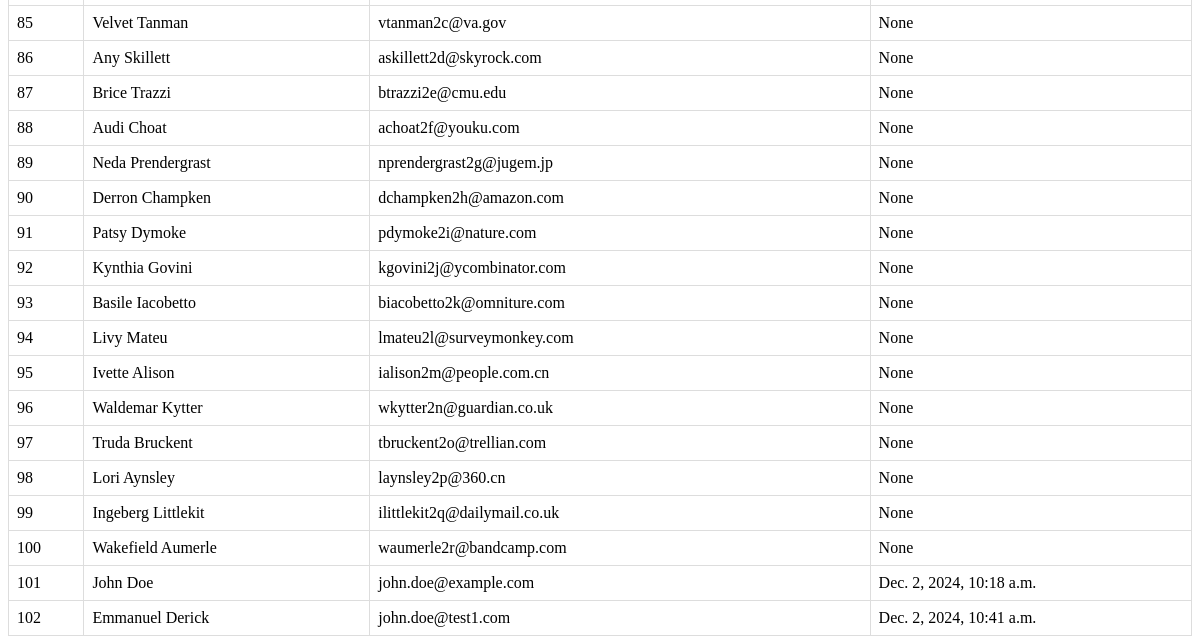
The app's page /users/ (lower part), older data.
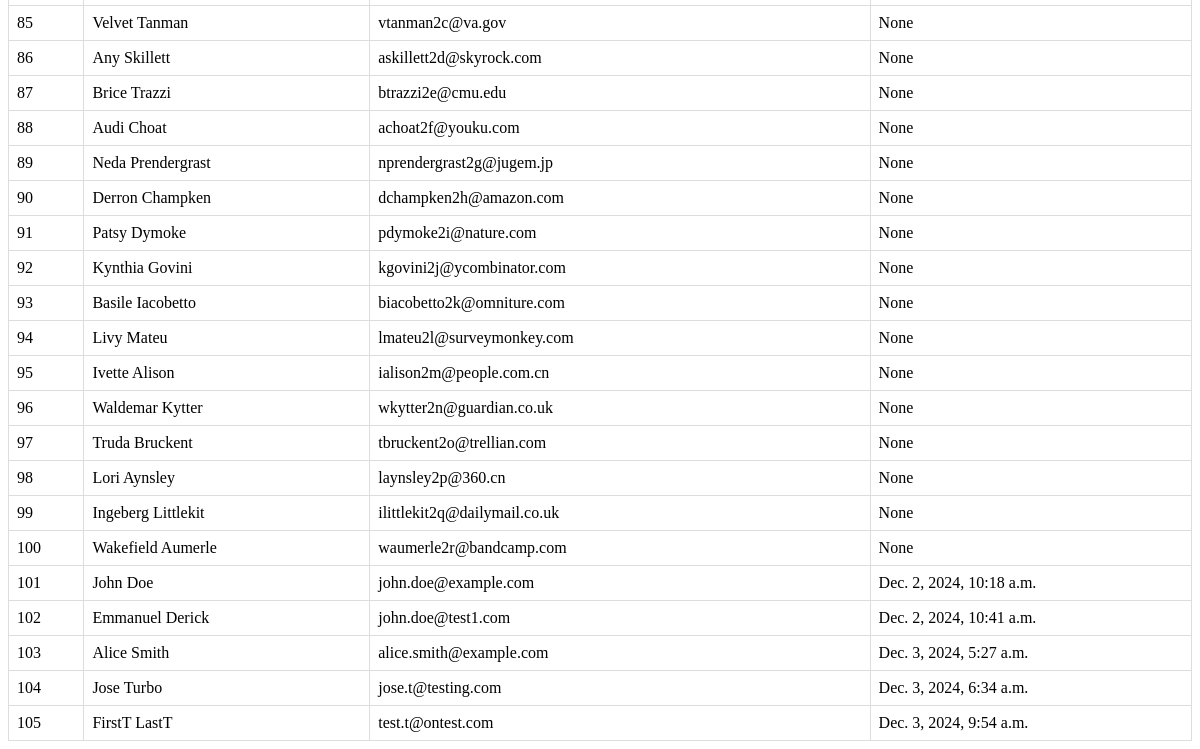
The same page, newer data.
### users/models.py (models this page shows)
class test_Details(models.Model):
    STATUS_CHOICES = [
        ('Online','Online'),
        ('Offline','Offline'),
        ('Suspend','Suspend'),
    ]
    first_name = models.CharField(max_length=50, null=False)
    last_name = models.CharField(max_length=50, null=False)
    email_address = models.EmailField(max_length=100, unique=True)
    user_address = models.CharField(max_length=200)
    user_password = models.CharField(max_length=100, null=False)
    date_joined = models.DateTimeField(auto_now_add=True)

### users/views.py (the view)
# urls.py: path('users/', user_list, name='users'),
def user_list(request):
    users = test_Details.objects.all()
    return render(request, 'user_list.html', {'users':users})

### templates/user_list.html (shortened to what this page needs)
<!DOCTYPE html>
<html lang="en">
<head>
</head>
<body>
    <table>
        <tbody>
            {% for user in users %}
            <tr>
                <td>{{ user.id }}</td>
                <td>{{ user.first_name }} {{ user.last_name }}</td>
                <td>{{ user.email_address }}</td>
                <td>{{ user.date_joined }}</td>
            </tr>
            {% endfor %}
        </tbody>
    </table>
</body>
</html>

### templates/user_list.html (style rules this page uses)
table { width: 100%; border-collapse: collapse; }

Row changes from the older to the newer data that the page shows:
added test_Details: id "103", first_name "Alice", last_name "Smith", email_address "alice.smith@example.com", date_joined "Dec. 3, 2024, 5:27 a.m."
added test_Details: id "104", first_name "Jose", last_name "Turbo", email_address "jose.t@testing.com", date_joined "Dec. 3, 2024, 6:34 a.m."
added test_Details: id "105", first_name "FirstT", last_name "LastT", email_address "test.t@ontest.com", date_joined "Dec. 3, 2024, 9:54 a.m."
